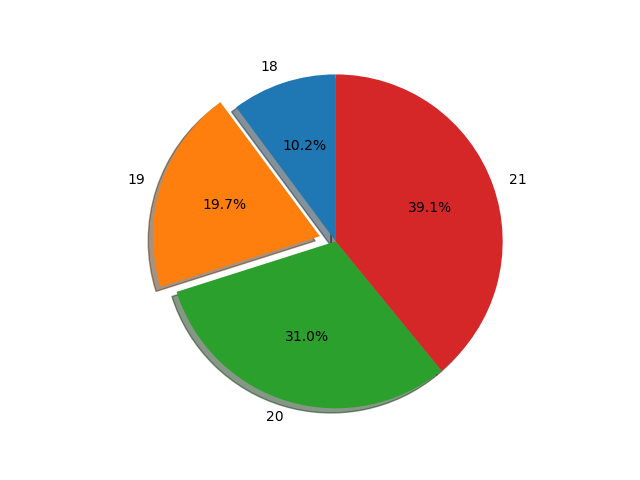

The script that drew this image:
import matplotlib.pyplot as plt

# Pie chart, where the slices will be ordered and plotted counter-clockwise:
labels = '18', '19', '20', '21'
sizes = [189, 367, 577, 727]
explode = (0, 0.1, 0, 0)  # only "explode" the 2nd slice (i.e. 'Hogs')

fig1, ax1 = plt.subplots()
ax1.pie(sizes, explode=explode, labels=labels, autopct='%1.1f%%',
        shadow=True, startangle=90)
ax1.axis('equal')  # Equal aspect ratio ensures that pie is drawn as a circle.

plt.show()
